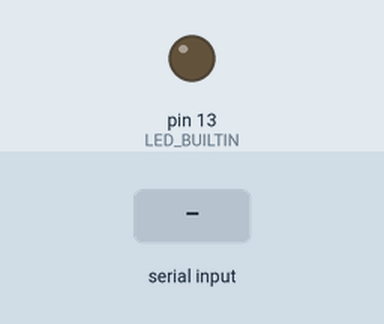
This sketch was run on a simulated Arduino Uno, built with avr-gcc and run on an emulated ATmega328P. Parts: output pins drawn as LEDs (lit = HIGH). The test bench sets the inputs (shaded band).

Above: at 1.2 s.
1.3 s: "H" received over Serial
At 3.5 s:
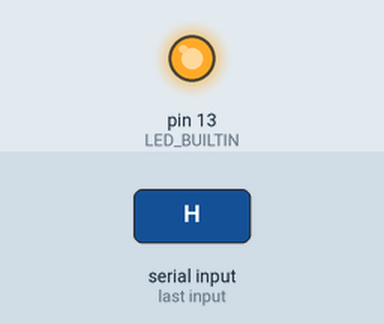
3.8 s: "L" received over Serial
At 5.5 s:
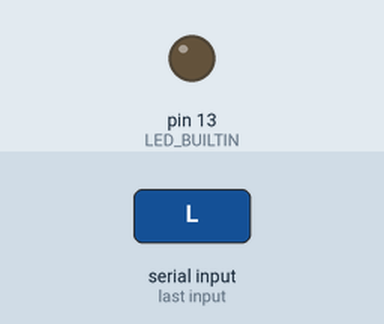
Timing chart, 0 to 7.0 s (numbered marks = the images above; inputs shaded):
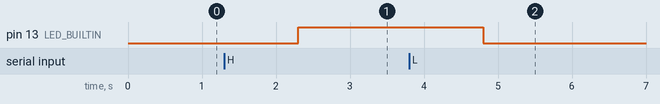

Measured:
- after the input at 1.3 s, pin 13 (LED_BUILTIN): LOW → HIGH after 1.0 s
- after the input at 3.8 s, pin 13 (LED_BUILTIN): HIGH → LOW after 1.0 s

The sketch:

Arduino_Code.ino
```cpp
String data;
char d1;
void setup()
{
  pinMode(LED_BUILTIN, OUTPUT);
  Serial.begin(9600);
}

// the loop function runs over and over again forever
void loop()
{
  if(Serial.available())
  {
    data = Serial.readString();
    d1 = data.charAt(0);
    if(d1 == 'H')
    {
      digitalWrite(LED_BUILTIN, HIGH);
    }
    else if (d1 == 'L')
    {
      digitalWrite(LED_BUILTIN, LOW);
    }
  }
//  digitalWrite(LED_BUILTIN, HIGH);   // turn the LED on (HIGH is the voltage level)
//  Serial.println('H');
//  delay(1000);                       // wait for a second
//  digitalWrite(LED_BUILTIN, LOW);    // turn the LED off by making the voltage LOW
//  Serial.println('L');
//  delay(1000);                       // wait for a second
}
```
